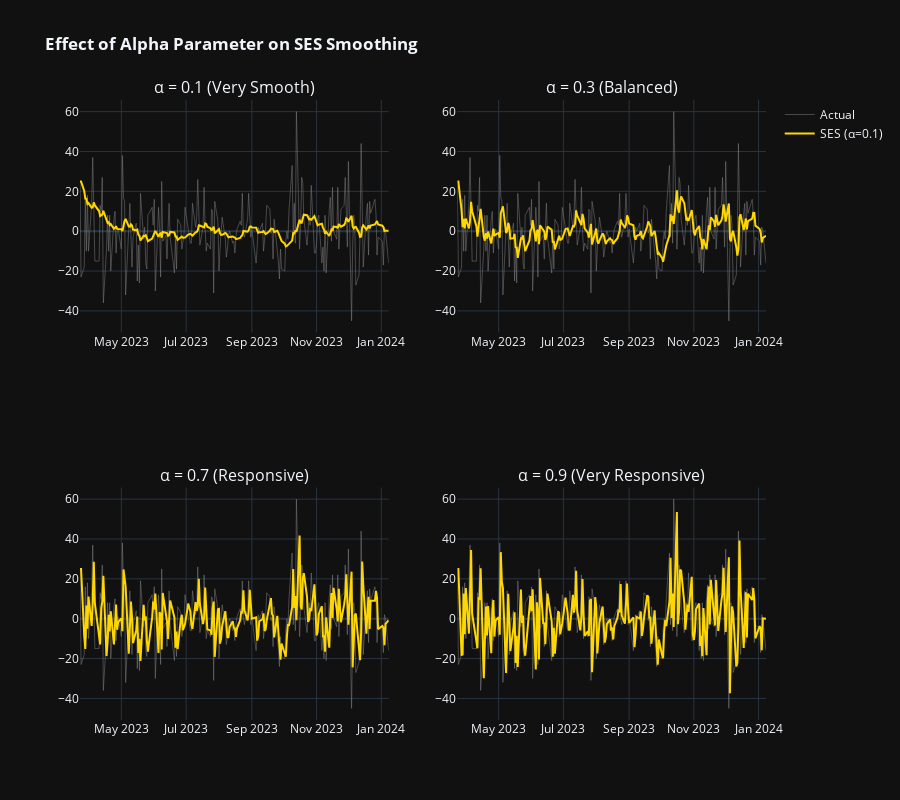

The code cell stored with this chart in its notebook:
### Markdown cell above
## Visualize Alpha Effects

### Code cell
# Create visualization of alpha effects
fig = make_subplots(
    rows=2, cols=2,
    subplot_titles=('α = 0.1 (Very Smooth)', 'α = 0.3 (Balanced)', 
                    'α = 0.7 (Responsive)', 'α = 0.9 (Very Responsive)')
)

test_alphas = [0.1, 0.3, 0.7, 0.9]
positions = [(1, 1), (1, 2), (2, 1), (2, 2)]

# Use last 200 points for clarity
train_viz = train.iloc[-200:]

for alpha, (row, col) in zip(test_alphas, positions):
    model = SimpleExpSmoothing(train_viz)
    fit = model.fit(smoothing_level=alpha, optimized=False)
    
    # Actual data
    fig.add_trace(
        go.Scatter(
            x=train_viz.index,
            y=train_viz.values,
            mode='lines',
            name='Actual',
            line=dict(color='gray', width=1),
            opacity=0.5,
            showlegend=(row==1 and col==1)
        ),
        row=row, col=col
    )
    
    # Fitted values
    fig.add_trace(
        go.Scatter(
            x=train_viz.index,
            y=fit.fittedvalues,
            mode='lines',
            name=f'SES (α={alpha})',
            line=dict(color='#FFD700', width=2),
            showlegend=(row==1 and col==1)
        ),
        row=row, col=col
    )

fig.update_layout(
    title='<b>Effect of Alpha Parameter on SES Smoothing</b>',
    height=800,
    template='plotly_dark',
    showlegend=True
)

fig.show()

### Figure 1 — Plotly figure (JSON) as saved in the notebook; plotly's stock layout.template omitted (floating-point values rounded to 4 significant figures; data arrays with more than 128 entries replaced by an {"elided": "..."} marker saying what was removed)
{"data": [{"line": {"color": "gray", "width": 1}, "mode": "lines", "name": "Actual", "opacity": 0.5, "showlegend": true, "type": "scatter", "x": {"elided": "200 str values"}, "xaxis": "x", "y": {"elided": "200 float values"}, "yaxis": "y"}, {"line": {"color": "#FFD700", "width": 2}, "mode": "lines", "name": "SES (α=0.1)", "showlegend": true, "type": "scatter", "x": {"elided": "200 str values"}, "xaxis": "x", "y": {"elided": "200 float values"}, "yaxis": "y"}, {"line": {"color": "gray", "width": 1}, "mode": "lines", "name": "Actual", "opacity": 0.5, "showlegend": false, "type": "scatter", "x": {"elided": "200 str values"}, "xaxis": "x2", "y": {"elided": "200 float values"}, "yaxis": "y2"}, {"line": {"color": "#FFD700", "width": 2}, "mode": "lines", "name": "SES (α=0.3)", "showlegend": false, "type": "scatter", "x": {"elided": "200 str values"}, "xaxis": "x2", "y": {"elided": "200 float values"}, "yaxis": "y2"}, {"line": {"color": "gray", "width": 1}, "mode": "lines", "name": "Actual", "opacity": 0.5, "showlegend": false, "type": "scatter", "x": {"elided": "200 str values"}, "xaxis": "x3", "y": {"elided": "200 float values"}, "yaxis": "y3"}, {"line": {"color": "#FFD700", "width": 2}, "mode": "lines", "name": "SES (α=0.7)", "showlegend": false, "type": "scatter", "x": {"elided": "200 str values"}, "xaxis": "x3", "y": {"elided": "200 float values"}, "yaxis": "y3"}, {"line": {"color": "gray", "width": 1}, "mode": "lines", "name": "Actual", "opacity": 0.5, "showlegend": false, "type": "scatter", "x": {"elided": "200 str values"}, "xaxis": "x4", "y": {"elided": "200 float values"}, "yaxis": "y4"}, {"line": {"color": "#FFD700", "width": 2}, "mode": "lines", "name": "SES (α=0.9)", "showlegend": false, "type": "scatter", "x": {"elided": "200 str values"}, "xaxis": "x4", "y": {"elided": "200 float values"}, "yaxis": "y4"}], "layout": {"annotations": [{"font": {"size": 16}, "showarrow": false, "text": "α = 0.1 (Very Smooth)", "x": 0.225, "xanchor": "center", "xref": "paper", "y": 1, "yanchor": "bottom", "yref": "paper"}, {"font": {"size": 16}, "showarrow": false, "text": "α = 0.3 (Balanced)", "x": 0.775, "xanchor": "center", "xref": "paper", "y": 1, "yanchor": "bottom", "yref": "paper"}, {"font": {"size": 16}, "showarrow": false, "text": "α = 0.7 (Responsive)", "x": 0.225, "xanchor": "center", "xref": "paper", "y": 0.375, "yanchor": "bottom", "yref": "paper"}, {"font": {"size": 16}, "showarrow": false, "text": "α = 0.9 (Very Responsive)", "x": 0.775, "xanchor": "center", "xref": "paper", "y": 0.375, "yanchor": "bottom", "yref": "paper"}], "height": 800, "showlegend": true, "title": {"text": "<b>Effect of Alpha Parameter on SES Smoothing</b>"}, "xaxis": {"anchor": "y", "domain": [0, 0.45]}, "xaxis2": {"anchor": "y2", "domain": [0.55, 1]}, "xaxis3": {"anchor": "y3", "domain": [0, 0.45]}, "xaxis4": {"anchor": "y4", "domain": [0.55, 1]}, "yaxis": {"anchor": "x", "domain": [0.625, 1]}, "yaxis2": {"anchor": "x2", "domain": [0.625, 1]}, "yaxis3": {"anchor": "x3", "domain": [0, 0.375]}, "yaxis4": {"anchor": "x4", "domain": [0, 0.375]}}}
